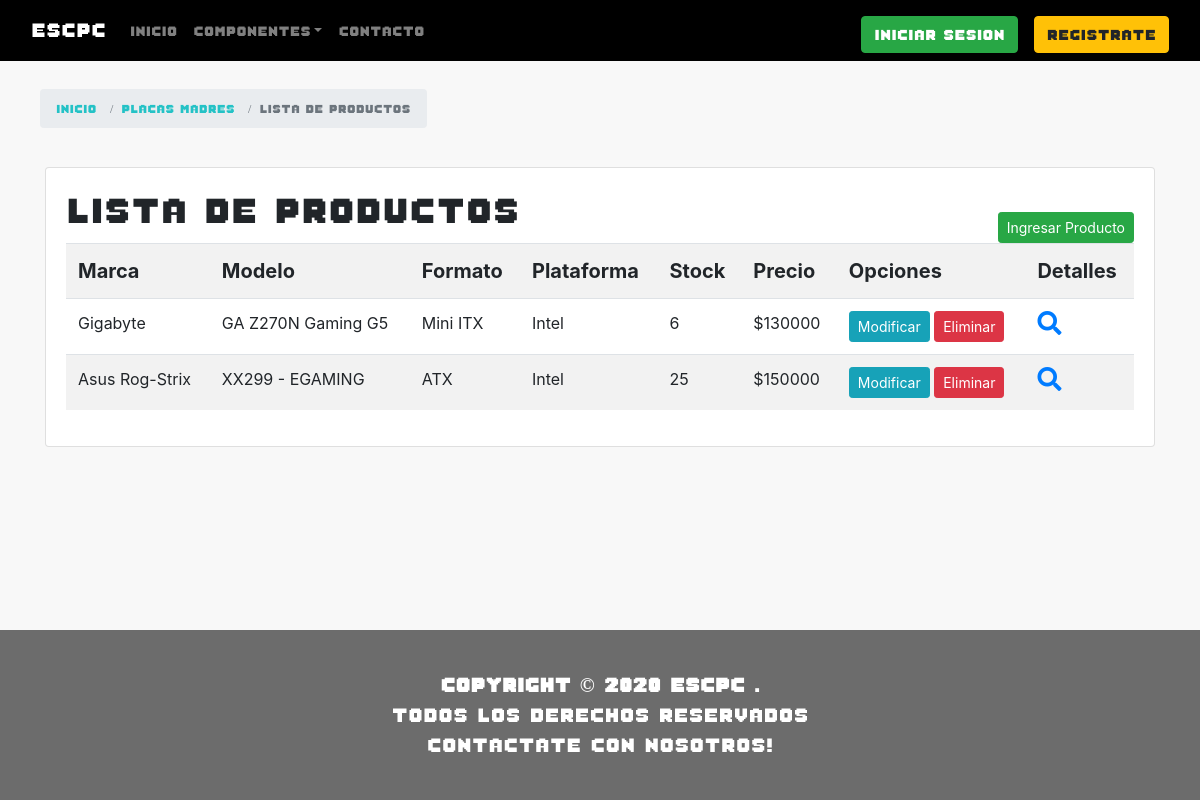
The app's page /catalog/placasmadre/ with its own data.
### catalog/models.py (models this page shows, shortened)
class PlacasMadre(models.Model):
   marca = models.CharField(max_length=100,help_text='Marca del producto')
   modelo = models.CharField(max_length=100,help_text='Modelo del producto')
   CATALOGO_FORMATO_PLACAMADRE = (
      ('seleccione','Seleccione'),
      ('ATX','ATX'),
      ('Mini ITX','Mini ITX'),
      ('Micro ATX','Micro ATX'),
   )
   formato = models.CharField(max_length=10,choices=CATALOGO_FORMATO_PLACAMADRE,blank=False,default='s',help_text='Formato de la Placa Madre')
   CATALOGO_PLATAFORMA_PLACAMADRE = (
      ('seleccione','Seleccione'),
      ('AMD','AMD'),
      ('Intel','Intel')
   )
   plataforma = models.CharField(max_length=10,choices=CATALOGO_PLATAFORMA_PLACAMADRE,blank=False,default='se',help_text='Plataforma de la Placa Madre')
   stock = models.IntegerField(default=0,help_text='Stock del producto')
   imagen = models.ImageField(upload_to='placasmadres/',null=True)
   imagen_detail = models.ImageField(upload_to='placasmadres_detail/',null=True)
   precio = models.IntegerField(default=0,help_text='Precio del producto')

### catalog/views.py (the view)
# urls.py: path('placasmadre/', views.PlacaListView.as_view(), name="placas"),
class PlacaListView(ListView):
   model = PlacasMadre
   template_name = 'catalogo/PLacamadre/placasmadre_list.html'

### catalog/templates/catalogo/Placamadre/placasmadre_list.html (shortened to what this page needs)
{% extends "base_generic.html" %}
{% block content %}
<br>
<head>
   <link rel="stylesheet" href="https://use.fontawesome.com/releases/v5.7.0/css/all.css"
>
</head>
<body >
   <div id="seguimiento" class="container">
      <div class="col-md-5">
         <ol class="breadcrumb breadcrumb-extend">
               <li class="breadcrumb-item">
                  <a href="{% url 'index' %}">Inicio</a>
               </li>
               <li class="breadcrumb-item">
                  <a href="{% url 'placamadre' %}">Placas Madres</a>
               </li>
               <li class="breadcrumb-item active">Lista de productos</li>
         </ol>
      </div>
   </div>
   <div class="container mt-5" >
      <div class="card">
         <div class="card-body">
            <h1 style="font-family: fuente8bits; font-size: 3vw; float:left;">
            Lista de productos
            </h1>
            <a style="float: right;" href="{% url 'nueva_placa' %}" class="btn btn-success btn-sm mt-4">Ingresar Producto</a>
            {% if placasmadre_list %}
            <table class="table table-striped table-hover table-responsive-sm">
               <tr style="font-size: 20px;">
                  <th>Marca</th>
                  <th>Modelo</th>
                  <th>Formato</th>
                  <th>Plataforma</th>
                  <th>Stock</th>
                  <th>Precio</th>
                  <th>Opciones</th>
                  <th>Detalles</th>
               </tr>
               {% for placa in placasmadre_list %}
               <tr>
                  <td>{{ placa.marca }}</td>
                  <td>{{ placa.modelo }}</td>
                  <td>{{ placa.formato }}</td>
                  <td>{{ placa.plataforma }}</td>
                  <td>{{ placa.stock }}</td>
                  <td>${{ placa.precio }}</td>
                  <td>
                     <a href="{% url 'modificar_placa' placa.id %}" class="btn btn-info btn-sm">
                        Modificar
                     </a>
                     <a href="{% url 'eliminar_placa' placa.id %}" class="btn btn-danger btn-sm">
                        Eliminar
                     </a>
                  </td>
                  <td>
                     <a href="{% url 'placas-detail' placa.id %}">
                        <i style="font-size: 24px;" class="fa">&#xf002</i>
                     </a>
                  </td>
               </tr>
            {% endfor %}
            </table>
            {% else %}
               <p>No hay productos</p>
            {% endif %}
         </div>
      </div>
   </div>
   <br>
   <br>
   <br>
</body>
{% endblock %}

### catalog/static/css/estiloProductos.css (style rules this page uses)
#seguimiento { margin: 10px; white-space: nowrap; width: 100%; }
#seguimiento div ol { font-family: fuente8bits; font-size: 12px; display: ruby; }
#seguimiento div ol li a { text-decoration: none; color: #24c2c6; }

### records on screen
PlacasMadre: marca "Gigabyte", modelo "GA Z270N Gaming G5", formato "Mini ITX", plataforma "Intel", stock "6", precio "130000"
PlacasMadre: marca "Asus Rog-Strix", modelo "XX299 - EGAMING", formato "ATX", plataforma "Intel", stock "25", precio "150000"
